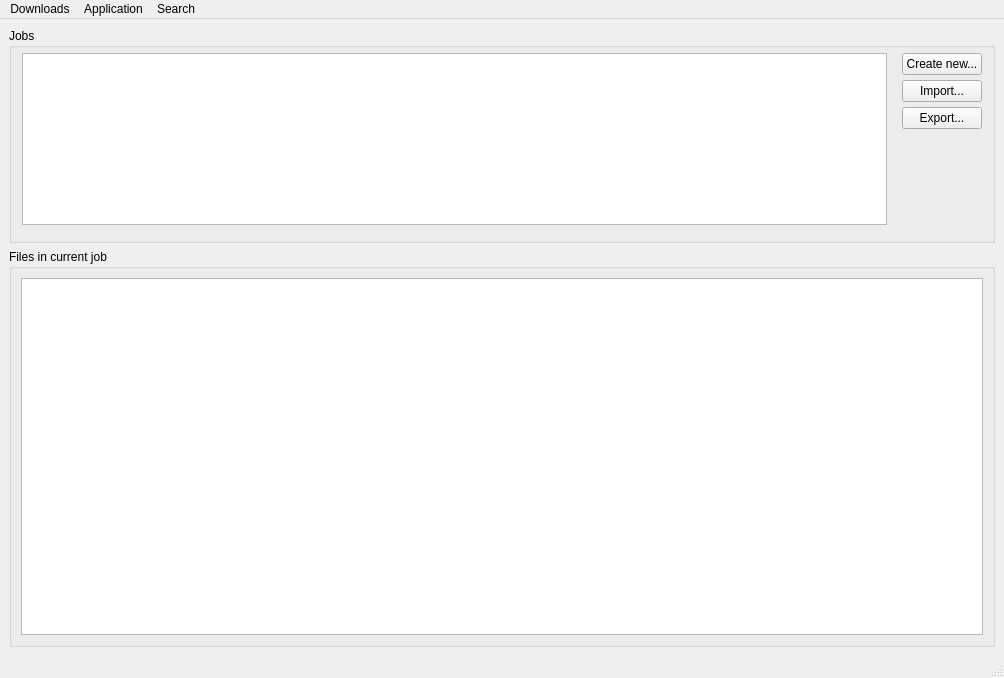
<?xml version="1.0" encoding="UTF-8"?>
<ui version="4.0">
 <class>AoGetMainWindow</class>
 <widget class="QMainWindow" name="AoGetMainWindow">
  <property name="geometry">
   <rect>
    <x>0</x>
    <y>0</y>
    <width>1004</width>
    <height>678</height>
   </rect>
  </property>
  <property name="windowTitle">
   <string>AOGet</string>
  </property>
  <widget class="QWidget" name="centralwidget">
   <layout class="QVBoxLayout" name="verticalLayout_2" stretch="35,65">
    <item>
     <widget class="QGroupBox" name="groupBox">
      <property name="toolTip">
       <string>A job is a collection of links</string>
      </property>
      <property name="title">
       <string>Jobs</string>
      </property>
      <property name="alignment">
       <set>Qt::AlignLeading|Qt::AlignLeft|Qt::AlignTop</set>
      </property>
      <property name="flat">
       <bool>false</bool>
      </property>
      <property name="checkable">
       <bool>false</bool>
      </property>
      <layout class="QGridLayout" name="gridLayout" rowstretch="1,0,0,0" columnstretch="1,0">
       <property name="sizeConstraint">
        <enum>QLayout::SetMaximumSize</enum>
       </property>
       <property name="leftMargin">
        <number>10</number>
       </property>
       <property name="topMargin">
        <number>5</number>
       </property>
       <property name="rightMargin">
        <number>10</number>
       </property>
       <property name="bottomMargin">
        <number>15</number>
       </property>
       <property name="horizontalSpacing">
        <number>15</number>
       </property>
       <property name="verticalSpacing">
        <number>5</number>
       </property>
       <item row="1" column="1">
        <widget class="QPushButton" name="btnImport">
         <property name="toolTip">
          <string>Import a previously exported job</string>
         </property>
         <property name="text">
          <string>Import...</string>
         </property>
        </widget>
       </item>
       <item row="2" column="1">
        <widget class="QPushButton" name="btnExport">
         <property name="toolTip">
          <string>Export selected job</string>
         </property>
         <property name="text">
          <string>Export...</string>
         </property>
        </widget>
       </item>
       <item row="0" column="1">
        <widget class="QPushButton" name="btnCreateNew">
         <property name="toolTip">
          <string>Download a new set of files from a webpage</string>
         </property>
         <property name="text">
          <string>Create new...</string>
         </property>
        </widget>
       </item>
       <item row="0" column="0" rowspan="4">
        <widget class="QTableView" name="tblJobs">
         <property name="sizeAdjustPolicy">
          <enum>QAbstractScrollArea::AdjustIgnored</enum>
         </property>
        </widget>
       </item>
      </layout>
     </widget>
    </item>
    <item>
     <widget class="QGroupBox" name="groupBox_2">
      <property name="title">
       <string>Files in current job</string>
      </property>
      <layout class="QHBoxLayout" name="horizontalLayout">
       <item>
        <widget class="QTableView" name="tblFiles"/>
       </item>
      </layout>
     </widget>
    </item>
   </layout>
  </widget>
  <widget class="QMenuBar" name="menubar">
   <property name="geometry">
    <rect>
     <x>0</x>
     <y>0</y>
     <width>1004</width>
     <height>26</height>
    </rect>
   </property>
   <widget class="QMenu" name="menuApplication">
    <property name="title">
     <string>Application</string>
    </property>
    <addaction name="actionSettings"/>
    <addaction name="actionOpen_GitHub_page"/>
    <addaction name="separator"/>
    <addaction name="actionExit"/>
   </widget>
   <widget class="QMenu" name="menuJobs">
    <property name="title">
     <string>Downloads</string>
    </property>
    <addaction name="actionPause_all"/>
    <addaction name="actionResume_all"/>
    <addaction name="separator"/>
    <addaction name="actionSnail_mode"/>
    <addaction name="actionSet_global_bandwidth_limit"/>
    <addaction name="actionScheduled_download"/>
    <addaction name="separator"/>
    <addaction name="actionLoad_set"/>
    <addaction name="actionSave_this_set_as"/>
    <addaction name="separator"/>
    <addaction name="actionExit_2"/>
   </widget>
   <widget class="QMenu" name="menuSearch">
    <property name="title">
     <string>Search</string>
    </property>
    <addaction name="actionSearch_for"/>
   </widget>
   <addaction name="menuJobs"/>
   <addaction name="menuApplication"/>
   <addaction name="menuSearch"/>
  </widget>
  <widget class="QStatusBar" name="statusbar"/>
  <action name="actionSettings">
   <property name="text">
    <string>Settings</string>
   </property>
  </action>
  <action name="actionOpen_GitHub_page">
   <property name="text">
    <string>Open GitHub Page</string>
   </property>
  </action>
  <action name="actionExit">
   <property name="text">
    <string>Donate</string>
   </property>
  </action>
  <action name="actionPause_all">
   <property name="text">
    <string>Pause all</string>
   </property>
  </action>
  <action name="actionResume_all">
   <property name="text">
    <string>Resume all</string>
   </property>
  </action>
  <action name="actionSet_global_bandwidth_limit">
   <property name="text">
    <string>Set global bandwidth limit</string>
   </property>
  </action>
  <action name="actionSnail_mode">
   <property name="text">
    <string>Snail mode</string>
   </property>
   <property name="toolTip">
    <string>Keep downloads going but severely limit bandwidth (see Settings)</string>
   </property>
  </action>
  <action name="actionSave_this_set_as">
   <property name="text">
    <string>Save current jobset as...</string>
   </property>
  </action>
  <action name="actionLoad_set">
   <property name="text">
    <string>Load jobset...</string>
   </property>
  </action>
  <action name="actionScheduled_download">
   <property name="text">
    <string>Scheduled download...</string>
   </property>
  </action>
  <action name="actionExit_2">
   <property name="text">
    <string>Exit</string>
   </property>
  </action>
  <action name="actionSearch_for">
   <property name="text">
    <string>Search for...</string>
   </property>
  </action>
 </widget>
 <resources/>
 <connections/>
</ui>
